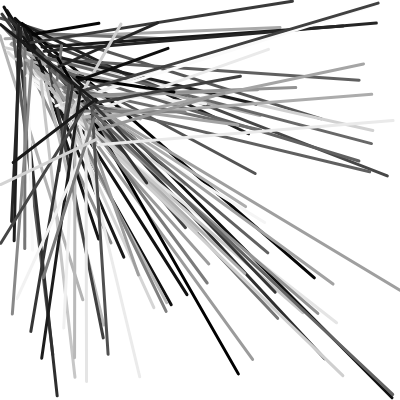
Frame 1 (no input)
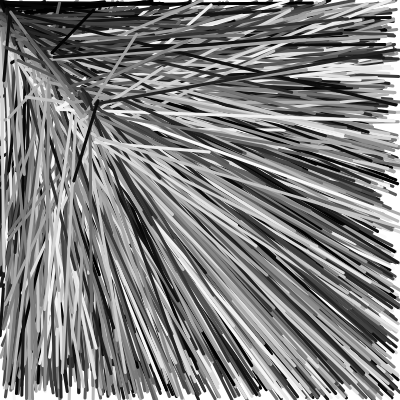
Frame 60 (no input)
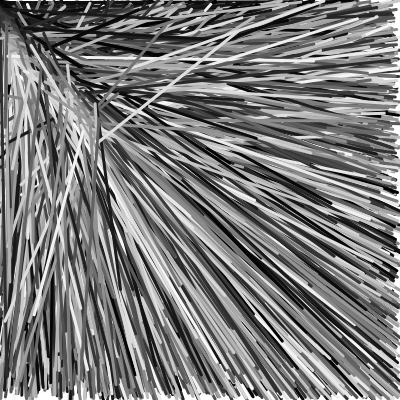
Frame 120 (the mouse pressed at the canvas centre since frame 60)

The p5.js sketch that drew these frames (run headless with seeded random() and noise() and a simulated clock; from frame 60 on, the mouse is pressed at the canvas centre):

// p5.js sketch
// ── sketch.js
 

function setup() {
  createCanvas(400, 400);
  background(255);
  strokeWeight(3);
 
  }

function draw() {
for (let i = 0; i < 100; i++) {
  let r = random(50); 
  let x = random(width);
  let y= random(height);
  stroke(r * 5);
  line(x, y, i, i+r);
}
}
